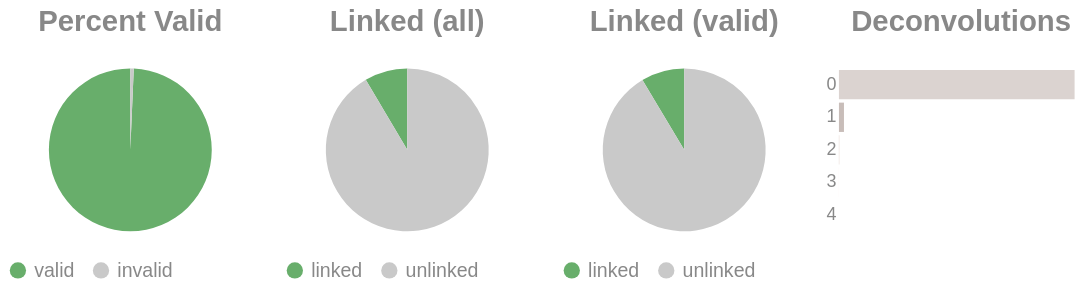

The notebook cell saved with this chart:
### Code cell
if SKIPLR:
    pass
else:
    clash = Counter()
    for i in valids['molecule'].to_list():
        _mol = i.split("-")
        if len(_mol) == 1:
            clash.update('0')
        else:
            clash.update(_mol[-1])

    _d = {"deconvolutions": [], 'count': []}
    for k,v in clash.items():
        _d['deconvolutions'].append(k)
        _d['count'].append(v)

    tot_valid = valids['reads'].sum()
    mask = valids['reads'] >= 2
    n_linked_reads = valids.filter(mask)['reads'].sum()
    if n_linked_reads == 0:
        print_html("No linked molecules (>=2 reads) were detected; skipping linked-only distributions.")
        SKIPLR = True
    else:
        perc_valid = round(tot_valid / n_reads, 4)
        linked_perc_abs = round(n_linked_reads / n_reads, 4)
        linked_perc = round(n_linked_reads / tot_valid, 4)

    _valid = pl.DataFrame({"valids": ['valid', 'invalid'], "count": [tot_valid, n_reads - tot_valid]})
    _linked_abs = pl.DataFrame({"linked (absolute)": ['linked', 'unlinked'], "count": [n_linked_reads, n_reads - n_linked_reads]})
    _linked_rel = pl.DataFrame({"linked (valids)": ['linked', 'unlinked'], "count": [n_linked_reads, tot_valid - n_linked_reads]})

    (
        alt.hconcat(
            piechart(_valid, goodval = 'valid', title = "Percent Valid"),
            piechart(_linked_abs, goodval = "linked", title =  "Linked (all)"),
            piechart(_linked_rel, goodval = "linked", title =  "Linked (valid)"),
            convolutionbar(pl.DataFrame(_d), title = "Deconvolutions"),
            center = True,
            bounds = 'flush'
        )
        .resolve_scale(color='independent')
        .resolve_legend('independent')
        .properties(usermeta={'embedOptions': {"actions": False}})
    ).display()

### Figure 1 — Vega-Lite specification as saved in the notebook (floating-point values rounded to 4 significant figures)
{"width": "container", "height": 400, "config": {"title": {"anchor": "start", "dy": -15, "fontSize": 18, "color": "#888888", "subtitleColor": "#888888", "subtitleFontSize": 14}, "arc": {"fill": "#0072B2"}, "axis": {"domainColor": "#888888", "domainWidth": 0.5, "gridWidth": 0.2, "grid": false, "titleFontWeight": 400, "titleFontSize": 15, "labelFontSize": 11, "labelColor": "#888888", "tickColor": "#888888", "tickWidth": 0.2, "titleColor": "#888888"}, "axisBand": {"grid": false}, "axisX": {"grid": true, "tickSize": 10, "domainCap": "round"}, "axisY": {"domain": false, "grid": true, "tickSize": 0, "domainCap": "round"}, "background": "transparent", "header": {"labelFontSize": 15, "labelColor": "#888888", "titleFontSize": 15, "titleFontWeight": 600, "titleColor": "#888888"}, "legend": {"labelFont": "sans-serif", "labelFontSize": 12, "labelColor": "#888888", "symbolSize": 100, "symbolType": "circle", "titleFontSize": 12, "titlePadding": 10, "titleColor": "#888888", "title": null}, "range": {"category": ["#E69F00", "#56B4E9", "#009E73", "#F0E442", "#0072B2", "#D55E00", "#CC79A7", "#000000"], "diverging": ["#cfe8f3", "#a2d4ec", "#73bfe2", "#46abdb", "#1696d2", "#12719e"]}, "area": {"fill": "#0072B2", "fillOpacity": 0.7, "line": true, "strokeOpacity": 0.7}, "line": {"color": "#0072B2", "stroke": "#0072B2", "strokeWidth": 2}, "trail": {"color": "#0072B2", "stroke": "#0072B2", "strokeWidth": 0, "size": 1}, "point": {"filled": true, "fillOpacity": 1.0, "size": 95}, "text": {"color": "#888888", "fontSize": 11, "align": "right", "fontWeight": 400, "size": 11}, "bar": {"fill": "#0072B2", "stroke": null}, "view": {"stroke": null, "continuousWidth": 660, "continuousHeight": 400}}, "hconcat": [{"data": {"name": "data-f35ec820c52fb0a1c4174a130df8b4b3"}, "mark": {"type": "arc"}, "encoding": {"color": {"field": "valids", "legend": {"orient": "bottom", "title": null}, "scale": {"domain": ["valid", "invalid"], "range": ["#68ae6b", "#C9C9C9"]}, "title": "Valids", "type": "nominal"}, "theta": {"field": "count", "type": "quantitative"}, "tooltip": [{"field": "valids", "title": "Valids", "type": "ordinal"}, {"field": "percent", "format": ".2%", "title": "Percent", "type": "quantitative"}, {"field": "count", "title": "Count", "type": "quantitative"}]}, "height": 100, "title": {"text": "Percent Valid", "align": "center", "anchor": "middle"}, "transform": [{"calculate": "datum.count / 2494753", "as": "percent"}], "width": 150}, {"data": {"name": "data-1853bb51c3406f362e422110faee568f"}, "mark": {"type": "arc"}, "encoding": {"color": {"field": "linked (absolute)", "legend": {"orient": "bottom", "title": null}, "scale": {"domain": ["linked", "unlinked"], "range": ["#68ae6b", "#C9C9C9"]}, "title": "Linked (Absolute)", "type": "nominal"}, "theta": {"field": "count", "type": "quantitative"}, "tooltip": [{"field": "linked (absolute)", "title": "Linked (Absolute)", "type": "ordinal"}, {"field": "percent", "format": ".2%", "title": "Percent", "type": "quantitative"}, {"field": "count", "title": "Count", "type": "quantitative"}]}, "height": 100, "title": {"text": "Linked (all)", "align": "center", "anchor": "middle"}, "transform": [{"calculate": "datum.count / 2494753", "as": "percent"}], "width": 150}, {"data": {"name": "data-d3a41382486d079414197bb83a28746f"}, "mark": {"type": "arc"}, "encoding": {"color": {"field": "linked (valids)", "legend": {"orient": "bottom", "title": null}, "scale": {"domain": ["linked", "unlinked"], "range": ["#68ae6b", "#C9C9C9"]}, "title": "Linked (Valids)", "type": "nominal"}, "theta": {"field": "count", "type": "quantitative"}, "tooltip": [{"field": "linked (valids)", "title": "Linked (Valids)", "type": "ordinal"}, {"field": "percent", "format": ".2%", "title": "Percent", "type": "quantitative"}, {"field": "count", "title": "Count", "type": "quantitative"}]}, "height": 100, "title": {"text": "Linked (valid)", "align": "center", "anchor": "middle"}, "transform": [{"calculate": "datum.count / 2477895", "as": "percent"}], "width": 150}, {"data": {"name": "data-a20a1ff753608714203666ec45b7fa5e"}, "mark": {"type": "bar"}, "encoding": {"color": {"field": "deconvolutions", "legend": null, "scale": {"scheme": "lightgreyred"}, "type": "nominal"}, "tooltip": [{"field": "deconvolutions", "title": "Deconvolutions", "type": "ordinal"}, {"field": "percent", "format": ".2%", "title": "Percent", "type": "quantitative"}, {"field": "count", "title": "Count", "type": "quantitative"}], "x": {"axis": null, "field": "count", "type": "quantitative"}, "y": {"field": "deconvolutions", "sort": "ascending", "title": null, "type": "nominal"}}, "height": 100, "title": {"text": "Deconvolutions", "align": "center", "anchor": "middle"}, "transform": [{"calculate": "datum.count / 2366124", "as": "percent"}], "width": 150}], "bounds": "flush", "center": true, "resolve": {"legend": {"angle": "independent"}, "scale": {"color": "independent"}}, "usermeta": {"embedOptions": {"actions": false}}, "$schema": "https://vega.github.io/schema/vega-lite/v6.1.0.json", "datasets": {"data-f35ec820c52fb0a1c4174a130df8b4b3": [{"valids": "valid", "count": 2477895}, {"valids": "invalid", "count": 16858}], "data-1853bb51c3406f362e422110faee568f": [{"linked (absolute)": "linked", "count": 212220}, {"linked (absolute)": "unlinked", "count": 2282533}], "data-d3a41382486d079414197bb83a28746f": [{"linked (valids)": "linked", "count": 212220}, {"linked (valids)": "unlinked", "count": 2265675}], "data-a20a1ff753608714203666ec45b7fa5e": [{"deconvolutions": "0", "count": 2314619}, {"deconvolutions": "1", "count": 49398}, {"deconvolutions": "2", "count": 1987}, {"deconvolutions": "3", "count": 114}, {"deconvolutions": "4", "count": 6}]}}
